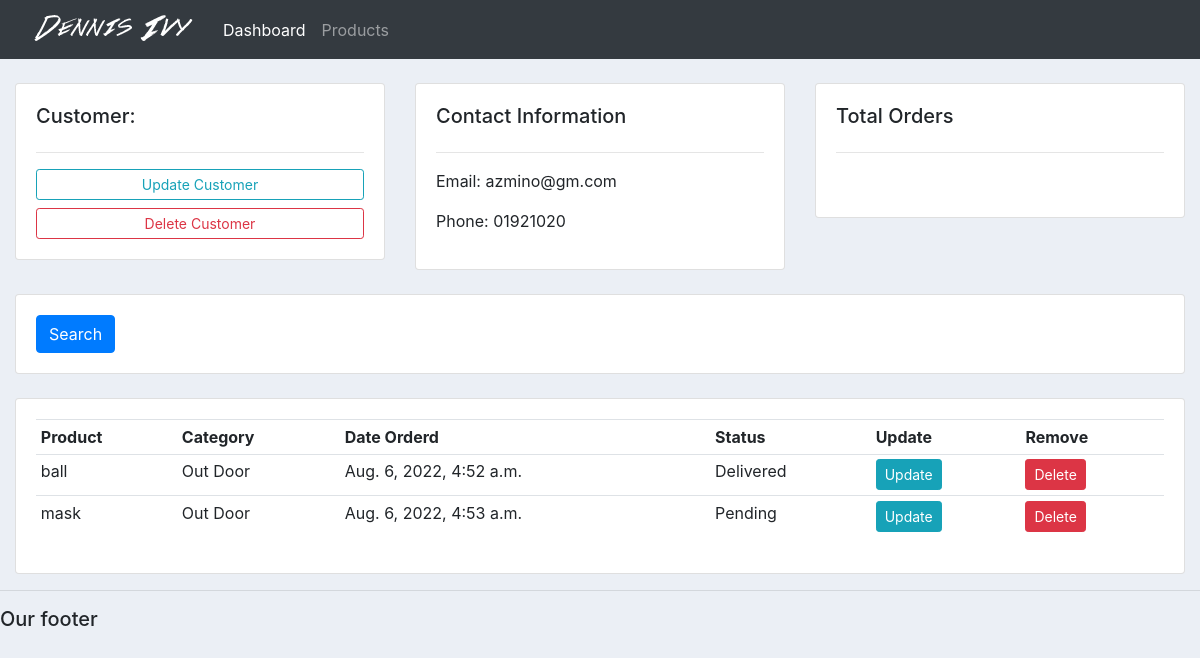
/customers/2, run on the app's committed database.
### accounts/models.py (models this page shows, shortened)
class Customer(models.Model):
    name=models.CharField(max_length=200,null=True)
    email=models.CharField(max_length=100,null=True)
    phone=models.CharField(max_length=20,null=True)
    date_created=models.DateTimeField(auto_now_add=True,null=True)

class Order(models.Model):
	STATUS = (
			('Pending', 'Pending'),
			('Out for delivery', 'Out for delivery'),
			('Delivered', 'Delivered'),
			)
	customer =models.ForeignKey(Customer,null=TRUE,on_delete=models.SET_NULL)
	product =models.ForeignKey(Product,null=True,on_delete=models.SET_NULL)
	date_created = models.DateTimeField(auto_now_add=True, null=True)
	status = models.CharField(max_length=200, null=True, choices=STATUS)

class Product(models.Model):
    CATEGORY = (
			('Indoor', 'Indoor'),
			('Out Door', 'Out Door'),
			)
    name=models.CharField(max_length=200)
    price=models.FloatField(null=True)
    category=models.CharField(max_length=200,null=True,choices=CATEGORY)
    description=models.CharField(max_length=200,null=True)
    date_created=models.DateTimeField(auto_now_add=True,null=True)
    tags=models.ManyToManyField(Tag)
    def __str__(self) -> str:
        return self.name

### accounts/views.py (the view)
# urls.py: path('customers/<str:cust_id>',views.customers,name='customer'),
def customers(request,cust_id):
    customer=Customer.objects.get(id=cust_id)
    orders=customer.order_set.all()
    total_order=orders.count()
    context={
        'customer':customer,
        'orders':orders,
        'total_order':total_order
        }
    return render(request,'accounts/customer.html',context)

### accounts/templates/accounts/customer.html
{%  extends 'accounts/main.html' %}
{% block content %}
	<br>
<div class="row">
	<div class="col-md">
		<div class="card card-body">
			<h5>Customer:</h5>
			<hr>
			<a class="btn btn-outline-info  btn-sm btn-block" href="">Update Customer</a>
			<a class="btn btn-outline-danger  btn-sm btn-block" href="">Delete Customer</a>
		</div>
	</div>
	<div class="col-md">
		<div class="card card-body">
			<h5>Contact Information</h5>
			<hr>
			<p>Email: {{customer.email}}</p>
			<p>Phone: {{customer.phone}}</p>
		</div>
	</div>
	<div class="col-md">
		<div class="card card-body">
			<h5>Total Orders</h5>
			<hr>
			<h1 style="text-align: center;padding: 10px">{{order_count}}</h1>
		</div>
	</div>
</div>
<br>
<div class="row">
	<div class="col">
		<div class="card card-body">
			<form method="get">
		    <button class="btn btn-primary" type="submit">Search</button>
		  </form>
		</div>
	</div>
</div>
<br>
<div class="row">
	<div class="col-md">
		<div class="card card-body">
			<table class="table table-sm">
				<tr>
					<th>Product</th>
					<th>Category</th>
					<th>Date Orderd</th>
					<th>Status</th>
					<th>Update</th>
					<th>Remove</th>
				</tr>
				{% for order in orders %}
				<tr>
					<td>{{order.product}}</td>
					<td>{{order.product.category}}</td>
					<td>{{order.date_created}}</td>
					<td>{{order.status}}</td>
					<td><a class="btn btn-sm btn-info" href="{% url 'update_order' order.id %}">Update</a></td>
					<td><a class="btn btn-sm btn-danger" href="{% url 'delete_order' order.id %}">Delete</a></td>
				</tr>
				{% endfor %}
			</table>
		</div>
	</div>
</div>
{% endblock %}

### static/css/main.css (style rules this page uses)
body { background-color: #ebeff5; }

### data on the page
Customer: email "azmino@gm.com", phone "01921020"
Order: product "ball", product.category "Out Door", date_created "Aug. 6, 2022, 4:52 a.m.", status "Delivered"
Order: product "mask", product.category "Out Door", date_created "Aug. 6, 2022, 4:53 a.m.", status "Pending"
